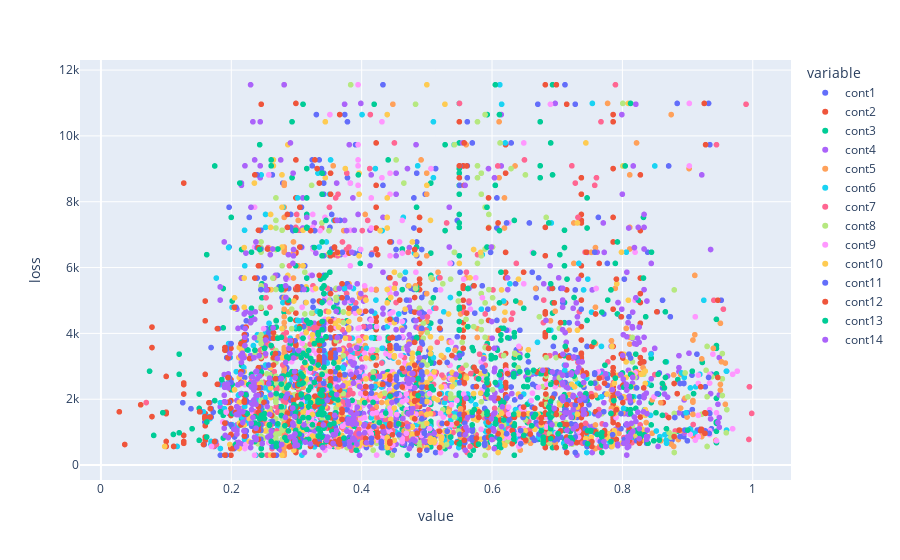

Source (notebook cell):
### Markdown cell above
Scatter Plot

### Code cell
fig = go.Figure()
fig = px.scatter(
    data_frame= train_sample_df[CONT_X_Y],
    x= X_CONT,
    y= 'loss',
    render_mode= 'webgl'
)
fig.show()

### Figure 1 — Plotly figure (JSON) as saved in the notebook; plotly's stock layout.template omitted (floating-point values rounded to 4 significant figures; data arrays with more than 128 entries replaced by an {"elided": "..."} marker saying what was removed)
{"data": [{"hovertemplate": "variable=cont1<br>value=%{x}<br>loss=%{y}<extra></extra>", "legendgroup": "cont1", "marker": {"color": "#636efa", "symbol": "circle"}, "mode": "markers", "name": "cont1", "showlegend": true, "type": "scattergl", "x": {"elided": "369 float values"}, "xaxis": "x", "y": {"elided": "369 float values"}, "yaxis": "y"}, {"hovertemplate": "variable=cont2<br>value=%{x}<br>loss=%{y}<extra></extra>", "legendgroup": "cont2", "marker": {"color": "#EF553B", "symbol": "circle"}, "mode": "markers", "name": "cont2", "showlegend": true, "type": "scattergl", "x": {"elided": "369 float values"}, "xaxis": "x", "y": {"elided": "369 float values"}, "yaxis": "y"}, {"hovertemplate": "variable=cont3<br>value=%{x}<br>loss=%{y}<extra></extra>", "legendgroup": "cont3", "marker": {"color": "#00cc96", "symbol": "circle"}, "mode": "markers", "name": "cont3", "showlegend": true, "type": "scattergl", "x": {"elided": "369 float values"}, "xaxis": "x", "y": {"elided": "369 float values"}, "yaxis": "y"}, {"hovertemplate": "variable=cont4<br>value=%{x}<br>loss=%{y}<extra></extra>", "legendgroup": "cont4", "marker": {"color": "#ab63fa", "symbol": "circle"}, "mode": "markers", "name": "cont4", "showlegend": true, "type": "scattergl", "x": {"elided": "369 float values"}, "xaxis": "x", "y": {"elided": "369 float values"}, "yaxis": "y"}, {"hovertemplate": "variable=cont5<br>value=%{x}<br>loss=%{y}<extra></extra>", "legendgroup": "cont5", "marker": {"color": "#FFA15A", "symbol": "circle"}, "mode": "markers", "name": "cont5", "showlegend": true, "type": "scattergl", "x": {"elided": "369 float values"}, "xaxis": "x", "y": {"elided": "369 float values"}, "yaxis": "y"}, {"hovertemplate": "variable=cont6<br>value=%{x}<br>loss=%{y}<extra></extra>", "legendgroup": "cont6", "marker": {"color": "#19d3f3", "symbol": "circle"}, "mode": "markers", "name": "cont6", "showlegend": true, "type": "scattergl", "x": {"elided": "369 float values"}, "xaxis": "x", "y": {"elided": "369 float values"}, "yaxis": "y"}, {"hovertemplate": "variable=cont7<br>value=%{x}<br>loss=%{y}<extra></extra>", "legendgroup": "cont7", "marker": {"color": "#FF6692", "symbol": "circle"}, "mode": "markers", "name": "cont7", "showlegend": true, "type": "scattergl", "x": {"elided": "369 float values"}, "xaxis": "x", "y": {"elided": "369 float values"}, "yaxis": "y"}, {"hovertemplate": "variable=cont8<br>value=%{x}<br>loss=%{y}<extra></extra>", "legendgroup": "cont8", "marker": {"color": "#B6E880", "symbol": "circle"}, "mode": "markers", "name": "cont8", "showlegend": true, "type": "scattergl", "x": {"elided": "369 float values"}, "xaxis": "x", "y": {"elided": "369 float values"}, "yaxis": "y"}, {"hovertemplate": "variable=cont9<br>value=%{x}<br>loss=%{y}<extra></extra>", "legendgroup": "cont9", "marker": {"color": "#FF97FF", "symbol": "circle"}, "mode": "markers", "name": "cont9", "showlegend": true, "type": "scattergl", "x": {"elided": "369 float values"}, "xaxis": "x", "y": {"elided": "369 float values"}, "yaxis": "y"}, {"hovertemplate": "variable=cont10<br>value=%{x}<br>loss=%{y}<extra></extra>", "legendgroup": "cont10", "marker": {"color": "#FECB52", "symbol": "circle"}, "mode": "markers", "name": "cont10", "showlegend": true, "type": "scattergl", "x": {"elided": "369 float values"}, "xaxis": "x", "y": {"elided": "369 float values"}, "yaxis": "y"}, {"hovertemplate": "variable=cont11<br>value=%{x}<br>loss=%{y}<extra></extra>", "legendgroup": "cont11", "marker": {"color": "#636efa", "symbol": "circle"}, "mode": "markers", "name": "cont11", "showlegend": true, "type": "scattergl", "x": {"elided": "369 float values"}, "xaxis": "x", "y": {"elided": "369 float values"}, "yaxis": "y"}, {"hovertemplate": "variable=cont12<br>value=%{x}<br>loss=%{y}<extra></extra>", "legendgroup": "cont12", "marker": {"color": "#EF553B", "symbol": "circle"}, "mode": "markers", "name": "cont12", "showlegend": true, "type": "scattergl", "x": {"elided": "369 float values"}, "xaxis": "x", "y": {"elided": "369 float values"}, "yaxis": "y"}, {"hovertemplate": "variable=cont13<br>value=%{x}<br>loss=%{y}<extra></extra>", "legendgroup": "cont13", "marker": {"color": "#00cc96", "symbol": "circle"}, "mode": "markers", "name": "cont13", "showlegend": true, "type": "scattergl", "x": {"elided": "369 float values"}, "xaxis": "x", "y": {"elided": "369 float values"}, "yaxis": "y"}, {"hovertemplate": "variable=cont14<br>value=%{x}<br>loss=%{y}<extra></extra>", "legendgroup": "cont14", "marker": {"color": "#ab63fa", "symbol": "circle"}, "mode": "markers", "name": "cont14", "showlegend": true, "type": "scattergl", "x": {"elided": "369 float values"}, "xaxis": "x", "y": {"elided": "369 float values"}, "yaxis": "y"}], "layout": {"legend": {"title": {"text": "variable"}, "tracegroupgap": 0}, "margin": {"t": 60}, "xaxis": {"anchor": "y", "domain": [0, 1], "title": {"text": "value"}}, "yaxis": {"anchor": "x", "domain": [0, 1], "title": {"text": "loss"}}}}
